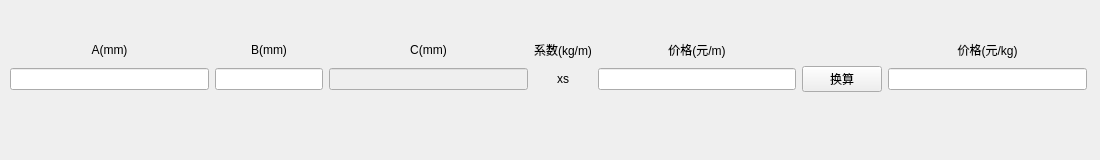
<?xml version="1.0" encoding="UTF-8"?>
<ui version="4.0">
 <class>Form</class>
 <widget class="QWidget" name="Form">
  <property name="geometry">
   <rect>
    <x>0</x>
    <y>0</y>
    <width>1100</width>
    <height>160</height>
   </rect>
  </property>
  <property name="windowTitle">
   <string>镀锌扁钢</string>
  </property>
  <widget class="QWidget" name="layoutWidget">
   <property name="geometry">
    <rect>
     <x>10</x>
     <y>40</y>
     <width>1077</width>
     <height>52</height>
    </rect>
   </property>
   <layout class="QGridLayout" name="gridLayout">
    <item row="1" column="7">
     <widget class="QLineEdit" name="lineEdit_RES"/>
    </item>
    <item row="1" column="0">
     <widget class="QLineEdit" name="lineEdit_A">
      <property name="enabled">
       <bool>true</bool>
      </property>
     </widget>
    </item>
    <item row="0" column="3">
     <widget class="QLabel" name="label_C">
      <property name="text">
       <string>C(mm)</string>
      </property>
      <property name="alignment">
       <set>Qt::AlignCenter</set>
      </property>
     </widget>
    </item>
    <item row="1" column="1" colspan="2">
     <widget class="QLineEdit" name="lineEdit_B">
      <property name="enabled">
       <bool>true</bool>
      </property>
     </widget>
    </item>
    <item row="0" column="4">
     <widget class="QLabel" name="label_XS">
      <property name="text">
       <string>系数(kg/m)</string>
      </property>
      <property name="alignment">
       <set>Qt::AlignCenter</set>
      </property>
     </widget>
    </item>
    <item row="0" column="7">
     <widget class="QLabel" name="label_RES">
      <property name="text">
       <string>价格(元/kg)</string>
      </property>
      <property name="alignment">
       <set>Qt::AlignCenter</set>
      </property>
     </widget>
    </item>
    <item row="1" column="3">
     <widget class="QLineEdit" name="lineEdit_C">
      <property name="enabled">
       <bool>false</bool>
      </property>
     </widget>
    </item>
    <item row="1" column="5">
     <widget class="QLineEdit" name="lineEdit_D"/>
    </item>
    <item row="0" column="1" colspan="2">
     <widget class="QLabel" name="label_B">
      <property name="text">
       <string>B(mm)</string>
      </property>
      <property name="alignment">
       <set>Qt::AlignCenter</set>
      </property>
     </widget>
    </item>
    <item row="1" column="4">
     <widget class="QLabel" name="label_XS_var">
      <property name="text">
       <string>xs</string>
      </property>
      <property name="alignment">
       <set>Qt::AlignCenter</set>
      </property>
     </widget>
    </item>
    <item row="1" column="6">
     <widget class="QPushButton" name="pushButton">
      <property name="text">
       <string>换算</string>
      </property>
     </widget>
    </item>
    <item row="0" column="0">
     <widget class="QLabel" name="label_A">
      <property name="text">
       <string>A(mm)</string>
      </property>
      <property name="alignment">
       <set>Qt::AlignCenter</set>
      </property>
     </widget>
    </item>
    <item row="0" column="5">
     <widget class="QLabel" name="label_D">
      <property name="text">
       <string>价格(元/m)</string>
      </property>
      <property name="alignment">
       <set>Qt::AlignCenter</set>
      </property>
     </widget>
    </item>
   </layout>
  </widget>
 </widget>
 <resources/>
 <connections/>
</ui>
